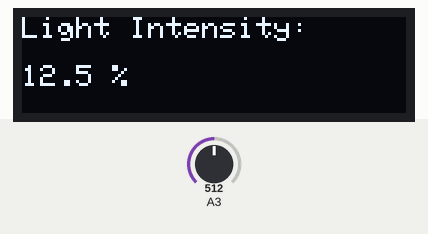
Bench run of a sketch on a simulated Arduino Uno, built for the host (arithmetic inside an expression is 32-bit, double 64-bit). Parts: 128×32 one-colour display. The inputs (shaded band) are chosen by the test bench; at power-on: A3 = 512. What the sketch prints to the serial monitor is not drawn.

Above: at 3.2 s.
3.3 s: A3 set to 532
At 5.1 s:
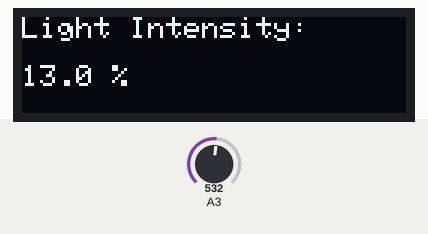
5.5 s: A3 set to 716
At 6.4 s:
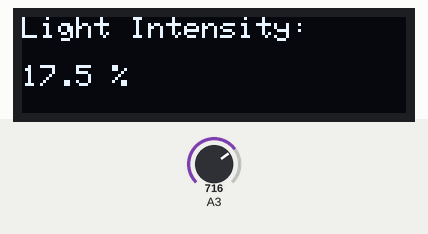
7.6 s: A3 set to 900
At 8.9 s:
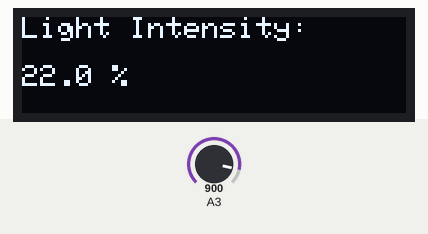
Timing chart, 0 to 10.6 s (numbered marks = the images above; inputs shaded):
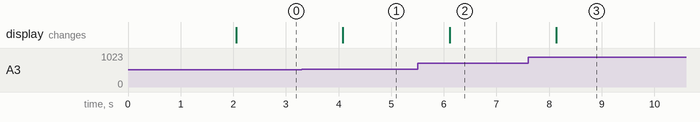

Measured:
- the behaviour switches between 513 and 514 on A3 (found by bisection; images 0 and 1)
- after the input at 3.3 s, the display: changes after 0.78 s (image 1)
- after the input at 5.5 s, the display: changes after 0.61 s (image 2)
- after the input at 7.6 s, the display: changes after 0.53 s (image 3)

The sketch:

OLED_LDR.ino
```cpp
#include <SPI.h>
#include <Wire.h>
#include <Adafruit_GFX.h>
#include <Adafruit_SSD1306.h>

// OLED configuration
#define SCREEN_WIDTH 128
#define SCREEN_HEIGHT 32
#define OLED_RESET -1
#define SCREEN_ADDRESS 0x3C
Adafruit_SSD1306 display(SCREEN_WIDTH, SCREEN_HEIGHT, &Wire, OLED_RESET);

int sensorPin = PA3;
int sensorValue = 0;

void setup() {
  Serial.begin(9600); // Initialize Serial communication

  // Initialize the OLED display
  if (!display.begin(SSD1306_SWITCHCAPVCC, SCREEN_ADDRESS)) {
    Serial.println(F("SSD1306 allocation failed"));
    for (;;); // Loop forever if initialization fails
  }

  display.clearDisplay();
  display.setTextSize(1);
  display.setTextColor(SSD1306_WHITE);
  display.setCursor(0, 0);
  display.print(F("Light Intensity:"));
  display.display();
  delay(2000); // Pause for 2 seconds before starting the main loop
}

void loop() {
  // Read the value from the LDR sensor (0-4095 for STM32)
  sensorValue = analogRead(sensorPin);

  // Convert the sensor value to light intensity percentage
  float lightIntensity = (sensorValue / 4095.0) * 100; // STM32 analogRead range is 0-4095

  // Debugging: Print light intensity to Serial Monitor
  Serial.print("Light Intensity: ");
  Serial.print(lightIntensity);
  Serial.println(" %");

  // Display light intensity on the OLED
  display.clearDisplay();
  display.setTextSize(1);
  display.setTextColor(SSD1306_WHITE);

  // Title
  display.setCursor(0, 0);
  display.print(F("Light Intensity:"));

  // Light intensity value
  display.setCursor(0, 16);
  display.print(lightIntensity, 1); // Display with 1 decimal precision
  display.print(" %");

  display.display();

  delay(1000); // Wait for a second before the next reading
}
```
